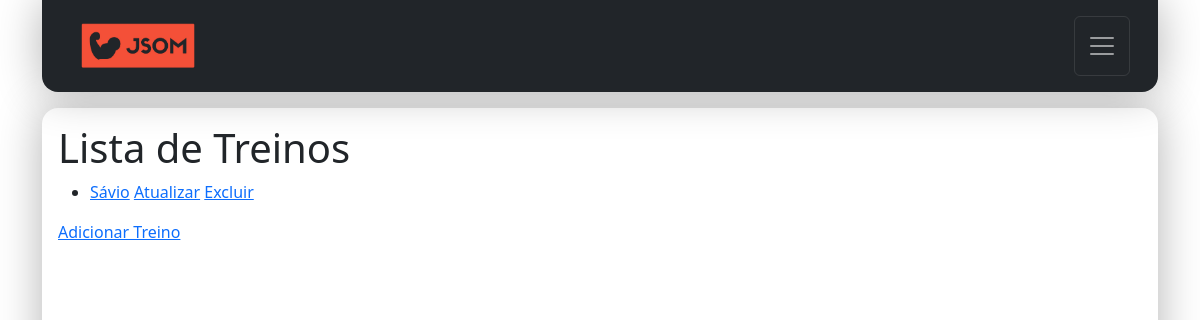
/ (signed in), run on an earlier commit of the app's database.
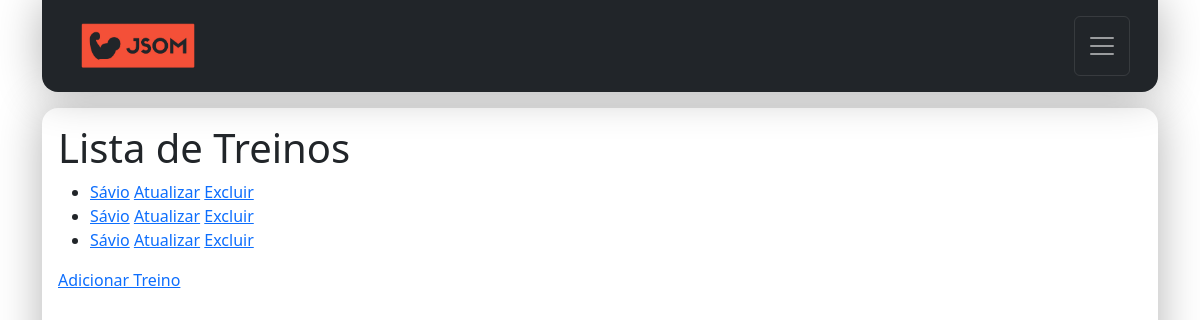
And on a later commit of the database.
### contact/models.py (models this page shows, shortened)
class Treino(models.Model):
    nome = models.CharField(max_length=100)
    CATEGORIA_CHOICES = [
        ('Treino(A)', 'Treino-A'),
        ('Treino(B)', 'Treino-B'),
        ('Treino(C)', 'Treino-C'),
        ('Treino(D)', 'Treino-D'),
        ('Treino(E)', 'Treino-E'),
    ]
    categoria = models.CharField(max_length=9, choices=CATEGORIA_CHOICES)
    descricao = models.TextField(blank=True)
    imagem = models.ImageField(blank=True, upload_to='pictures/%Y/%m/')
    owner = models.ForeignKey(
        User,
        on_delete=models.SET_NULL,
        blank=True, null=True
    )

### contact/views/contact_views.py (the view)
# urls.py: path('', views.index, name='index'),
@login_required(login_url='contact:login')
def index(request):
    user = request.user
    treinos = Treino.objects.filter(owner=request.user)
    site_title = f'Treinos de {user}'
    context = {
        'site_title': site_title,
        'treinos': treinos
    }
    return render(
        request,
        'contact/index.html',
        context
    )

### contact/templates/contact/index.html (shortened to what this page needs)
{% extends "global/base.html" %}
{% block corpo %}
<div class="w-100 mx-3 mt-3 table-responsive">
  <h1>Lista de Treinos</h1>
  {% if treinos %}
    <ul>
        {% for treino in treinos %}
            <li>
                <a href="{% url 'contact:detalhes_treino' treino.id %}">{{ treino.nome }}</a>
                <a href="{% url 'contact:atualizar_treino' treino.id %}">Atualizar</a>
                <a href="{% url 'contact:excluir_treino' treino.id %}">Excluir</a>
            </li>
        {% endfor %}
    </ul>
    <a href="{% url 'contact:adicionar_treino' %}">Adicionar Treino</a>
  {% endif %}
</div>
{% endblock corpo %}

What changed in the data, as far as the page shows it:
added Treino: nome "Sávio"
added Treino: nome "Sávio"
